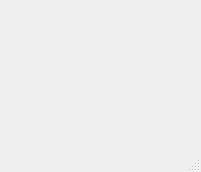
<?xml version="1.0" encoding="UTF-8"?>
<ui version="4.0">
 <class>MainWindow</class>
 <widget class="QMainWindow" name="MainWindow">
  <property name="geometry">
   <rect>
    <x>0</x>
    <y>0</y>
    <width>201</width>
    <height>172</height>
   </rect>
  </property>
  <property name="windowTitle">
   <string>MainWindow</string>
  </property>
  <widget class="QWidget" name="centralwidget"/>
  <widget class="QMenuBar" name="menubar">
   <property name="geometry">
    <rect>
     <x>0</x>
     <y>0</y>
     <width>201</width>
     <height>22</height>
    </rect>
   </property>
  </widget>
  <widget class="QStatusBar" name="statusbar"/>
 </widget>
 <resources/>
 <connections/>
</ui>
